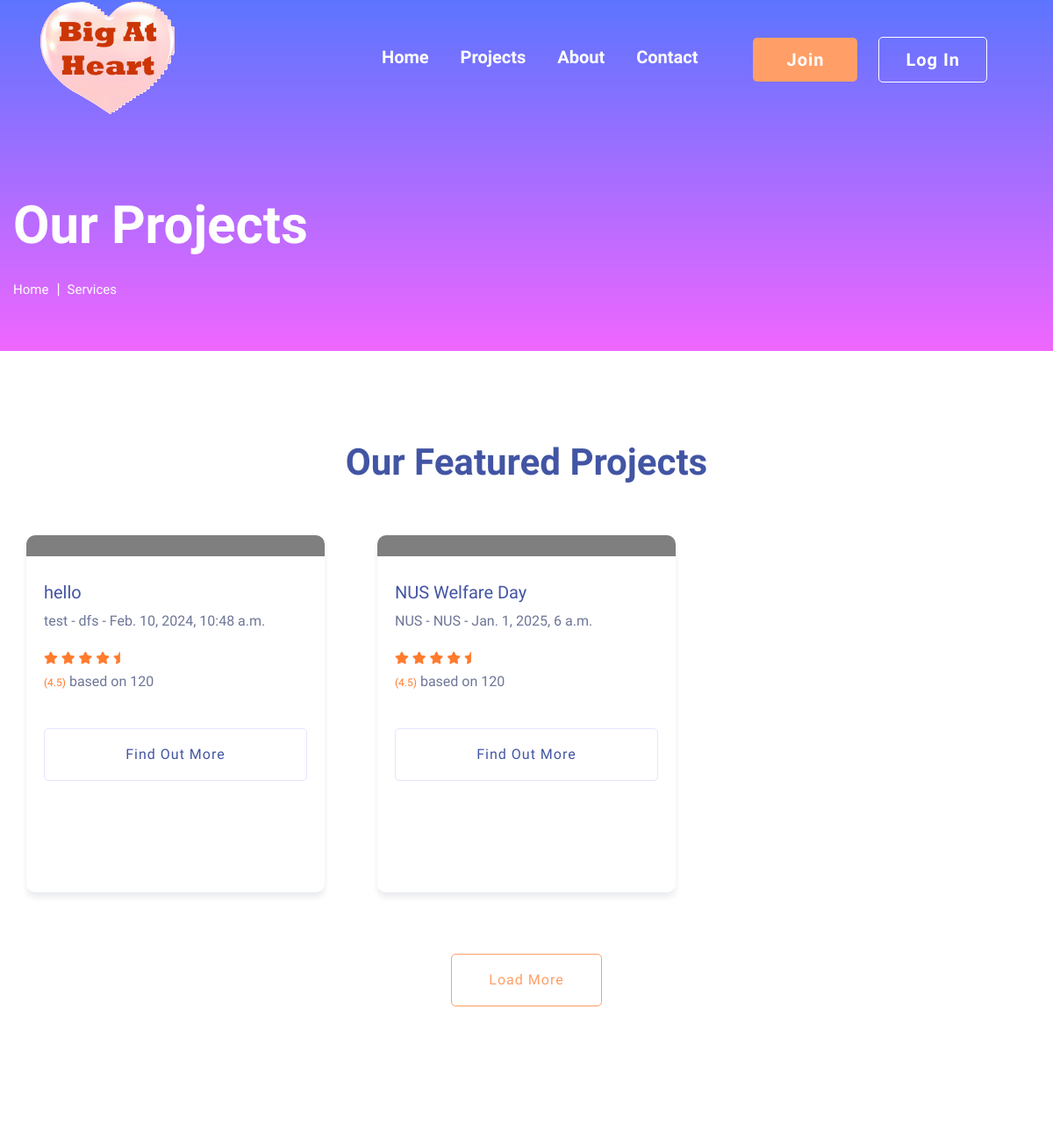
Page /courses/ (upper part) on the earlier database version.
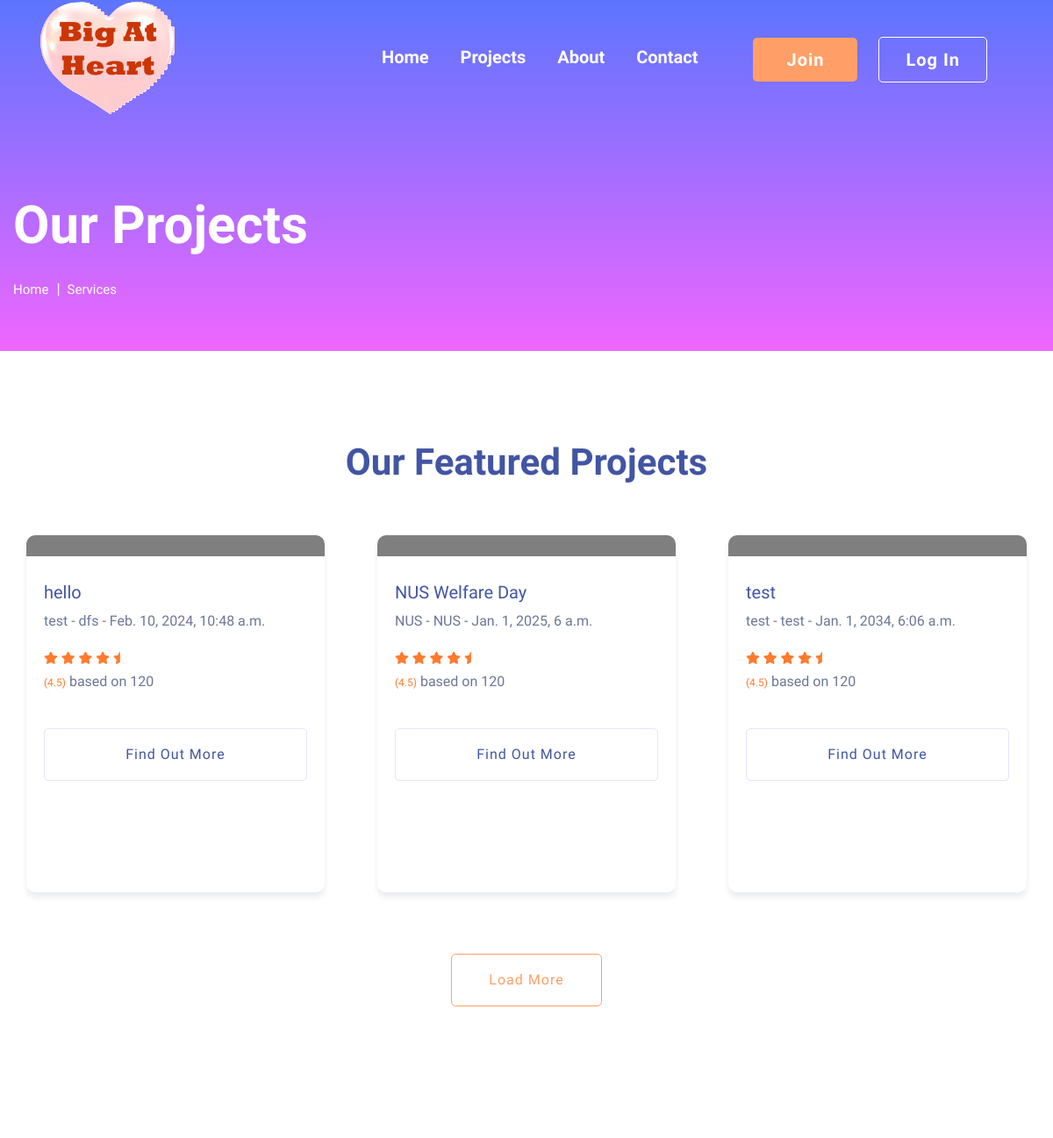
Same page on the later database version.
### voluconnect/models.py (models this page shows, shortened)
class Event(models.Model):
    number = models.IntegerField(blank=True, null=True)
    event_name = models.CharField('Event Name', max_length=200)
    organisation = models.CharField(max_length=200)
    location = models.CharField(max_length=200)
    description = models.CharField(max_length=1000, default = 'No Description')
    job_scope = models.CharField(max_length=1000, default = 'No Job Scope')
    duration = models.IntegerField(default=0)
    event_date = models.DateTimeField()
    event_image = models.ImageField(upload_to = 'images/', default='default.jpg')

### voluconnect/views.py (the view)
# urls.py: path('courses/', views.courses, name="courses"),
def courses(request):
    events = Event.objects.all()
    return render(request, "courses.html", {'events': events})

### voluconnect/templates/courses.html (shortened to what the changed rows need)
{% load static %}
<!doctype html>
<html class="no-js" lang="zxx">
<head>
    <link rel="stylesheet" href="{% static 'css/bootstrap.min.css' %}">
    <link rel="stylesheet" href="{% static 'css/owl.carousel.min.css' %}">
    <link rel="stylesheet" href="{% static 'css/slicknav.css' %}">
    <link rel="stylesheet" href="{% static 'css/flaticon.css' %}">
    <link rel="stylesheet" href="{% static 'css/progressbar_barfiller.css' %}">
    <link rel="stylesheet" href="{% static 'css/gijgo.css' %}">
    <link rel="stylesheet" href="{% static 'css/animate.min.css' %}">
    <link rel="stylesheet" href="{% static 'css/animated-headline.css' %}">
    <link rel="stylesheet" href="{% static 'css/magnific-popup.css' %}">
    <link rel="stylesheet" href="{% static 'css/fontawesome-all.min.css' %}">
    <link rel="stylesheet" href="{% static 'css/themify-icons.css' %}">
    <link rel="stylesheet" href="{% static 'css/slick.css' %}">
    <link rel="stylesheet" href="{% static 'css/nice-select.css' %}">
    <link rel="stylesheet" href="{% static 'css/style.css' %}">
</head>
<body>
    <main>
        <section class="slider-area slider-area2">
            <div class="slider-active">
                <div class="single-slider slider-height2">
                    <div class="container">
                        <div class="row">
                            <div class="col-xl-8 col-lg-11 col-md-12">
                                <div class="hero__caption hero__caption2">
                                    <h1 data-animation="bounceIn" data-delay="0.2s">Our Projects</h1>
                                </div>
                            </div>
                        </div>
                    </div>
                </div>
            </div>
        </section>
        <div class="courses-area section-padding40 fix">
            <div class="container">
                <div class="row justify-content-center">
                    <div class="col-xl-7 col-lg-8">
                        <div class="section-tittle text-center mb-55">
                            <h2>Our Featured Projects</h2>
                        </div>
                    </div>
                </div>
                <div class="row">
                    {% for event in events %}
                        <div class="col-lg-4">
                            <div class="properties properties2 mb-30">
                                <div class="properties__card">
                                    <div class="properties__img overlay1">
                                    </div>
                                    <div class="properties__caption">
                                        <h3><a href="#">{{ event.event_name }}</a></h3>
                                        <p>
                                            {{ event.organisation }} - {{ event.location }} - {{ event.event_date }}
                                        </p>
                                        <div class="properties__footer d-flex justify-content-between align-items-center">
                                            <div class="restaurant-name">
                                                <div class="rating">
                                                    <i class="fas fa-star"></i>
                                                    <i class="fas fa-star"></i>
                                                    <i class="fas fa-star"></i>
                                                    <i class="fas fa-star"></i>
                                                    <i class="fas fa-star-half"></i>
                                                </div>
                                                <p><span>(4.5)</span> based on 120</p>
                                            </div>
                                        </div>
                                        <a href="{% url 'course_details' number=event.number %}" class="border-btn border-btn2">Find out more</a>
                                    </div>
                                </div>
                            </div>
                        </div>
                    {% endfor %}
                </div>
            </div>
        </div>
    </main>
</body>
</html>

Differences in the rows shown:
added Event: event_name "test", organisation "test", location "test", event_date "Jan. 1, 2034, 6:06 a.m."
